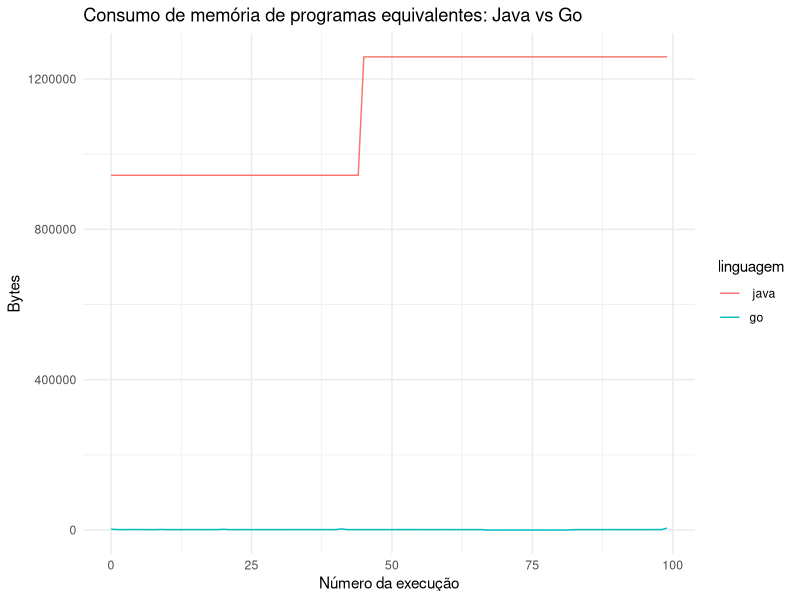

Write the R code that produced this figure.
## ---- chunk 1
library(tidyverse)
library(here)

theme_set(theme_minimal())
## ---- chunk 2
golang <- read.csv("golang.csv")
java <- read.csv("java.csv")

java.go <- rbind(golang, java)
## ---- chunk 3
java.go %>% 
  ggplot(aes(x = execucao,
             y = bytes,
             color = linguagem)) +
  geom_line() +
  labs(title = "Consumo de memória de programas equivalentes: Java vs Go",
       x = "Número da execução",
       y = "Bytes")
## ---- chunk 4
java.go %>% 
  group_by(linguagem) %>% 
  summarise(média = mean(bytes),
            mediana = median(bytes),
            max.bytes = max(bytes),
            min.bytes = min(bytes))
